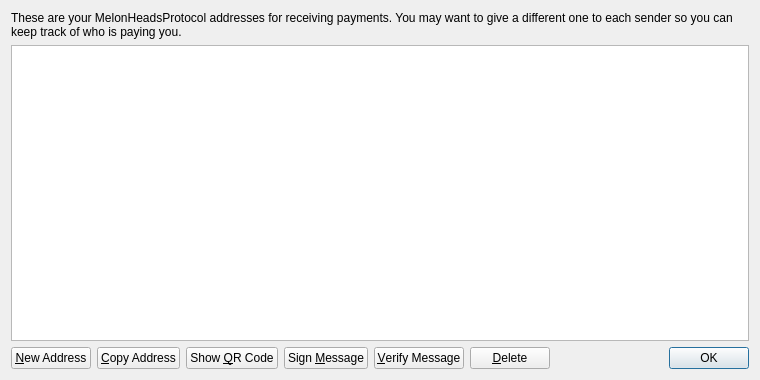
<?xml version="1.0" encoding="UTF-8"?>
<ui version="4.0">
 <class>AddressBookPage</class>
 <widget class="QWidget" name="AddressBookPage">
  <property name="geometry">
   <rect>
    <x>0</x>
    <y>0</y>
    <width>760</width>
    <height>380</height>
   </rect>
  </property>
  <property name="windowTitle">
   <string>Address Book</string>
  </property>
  <layout class="QVBoxLayout" name="verticalLayout">
   <item>
    <widget class="QLabel" name="labelExplanation">
     <property name="text">
      <string>These are your MelonHeadsProtocol addresses for receiving payments. You may want to give a different one to each sender so you can keep track of who is paying you.</string>
     </property>
     <property name="textFormat">
      <enum>Qt::PlainText</enum>
     </property>
     <property name="wordWrap">
      <bool>true</bool>
     </property>
    </widget>
   </item>
   <item>
    <widget class="QTableView" name="tableView">
     <property name="contextMenuPolicy">
      <enum>Qt::CustomContextMenu</enum>
     </property>
     <property name="toolTip">
      <string>Double-click to edit address or label</string>
     </property>
     <property name="tabKeyNavigation">
      <bool>false</bool>
     </property>
     <property name="selectionMode">
      <enum>QAbstractItemView::SingleSelection</enum>
     </property>
     <property name="selectionBehavior">
      <enum>QAbstractItemView::SelectRows</enum>
     </property>
     <property name="sortingEnabled">
      <bool>true</bool>
     </property>
     <attribute name="verticalHeaderVisible">
      <bool>false</bool>
     </attribute>
    </widget>
   </item>
   <item>
    <layout class="QHBoxLayout" name="horizontalLayout">
     <item>
      <widget class="QPushButton" name="newAddressButton">
       <property name="toolTip">
        <string>Create a new address</string>
       </property>
       <property name="text">
        <string>&amp;New Address</string>
       </property>
      </widget>
     </item>
     <item>
      <widget class="QPushButton" name="copyToClipboard">
       <property name="toolTip">
        <string>Copy the currently selected address to the system clipboard</string>
       </property>
       <property name="text">
        <string>&amp;Copy Address</string>
       </property>
      </widget>
     </item>
     <item>
      <widget class="QPushButton" name="showQRCode">
       <property name="text">
        <string>Show &amp;QR Code</string>
       </property>
      </widget>
     </item>
     <item>
      <widget class="QPushButton" name="signMessage">
       <property name="toolTip">
        <string>Sign a message to prove you own a MelonHeadsProtocol address</string>
       </property>
       <property name="text">
        <string>Sign &amp;Message</string>
       </property>
      </widget>
     </item>
     <item>
      <widget class="QPushButton" name="verifyMessage">
       <property name="toolTip">
        <string>Verify a message to ensure it was signed with a specified MelonHeadsProtocol address</string>
       </property>
       <property name="text">
        <string>&amp;Verify Message</string>
       </property>
      </widget>
     </item>
     <item>
      <widget class="QPushButton" name="deleteButton">
       <property name="toolTip">
        <string>Delete the currently selected address from the list</string>
       </property>
       <property name="text">
        <string>&amp;Delete</string>
       </property>
      </widget>
     </item>
     <item>
      <spacer name="horizontalSpacer">
       <property name="orientation">
        <enum>Qt::Horizontal</enum>
       </property>
       <property name="sizeHint" stdset="0">
        <size>
         <width>40</width>
         <height>20</height>
        </size>
       </property>
      </spacer>
     </item>
     <item>
      <widget class="QDialogButtonBox" name="buttonBox">
       <property name="sizePolicy">
        <sizepolicy hsizetype="Maximum" vsizetype="Fixed">
         <horstretch>0</horstretch>
         <verstretch>0</verstretch>
        </sizepolicy>
       </property>
       <property name="standardButtons">
        <set>QDialogButtonBox::Ok</set>
       </property>
      </widget>
     </item>
    </layout>
   </item>
  </layout>
 </widget>
 <resources>
  <include location="../bitcoin.qrc"/>
 </resources>
 <connections/>
</ui>
